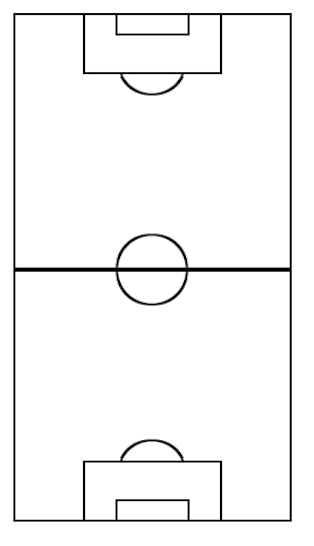
#> input picture flat_football_map.jpg, 314 x 546 px; its folder holds only this picture in this run
$ python -i hough.py   (imports and definitions only)
#> lines starting #> are read from the running program, lines starting #| are printed output that depends on the picture; after the words box and inside, x2 and y2 are one past the last pixel; in counts of white or black regions, pixels touching at a corner belong together
import cv2
import numpy as np
from collections import defaultdict
import math
from homography.homography import detect_pitch_keypoints

def detect_pitch_keypoints_with_fallback(frame):
    """
    Try Hough method first, fallback to original if insufficient keypoints
    """
    # Try Hough method
    image_pts, labels = detect_pitch_keypoints_hough(frame)

    if len(image_pts) >= 4:
        print(f"Hough method found {len(image_pts)} keypoints")
        return image_pts, labels
    else:
        print(f"Hough method only found {len(image_pts)} keypoints, falling back to original method")
        # Fallback to your original detect_pitch_keypoints function
        return detect_pitch_keypoints(frame)

def detect_pitch_keypoints_hough(frame):
    """
    Uses Hough Line Transform to detect field lines, then finds intersections
    to generate the most vital keypoints for robust homography.
    Returns two parallel lists: (image_pts, labels).
    """
    # 1) Detect and filter lines
    lines = detect_field_lines_enhanced(frame)
    if len(lines) < 4:
        return [], []

    # 2) Group similar lines to reduce noise
    grouped_lines = group_similar_lines(lines)

    # 3) Classify lines by orientation
    classified_lines = classify_lines_improved(grouped_lines, frame.shape)

    # 4) Find intersections between different line types
    intersections = find_key_intersections(classified_lines, frame)

    # 5) Map to keypoint labels with strict filtering
    image_pts, labels = map_intersections_to_keypoints_improved(intersections, frame.shape)

    # 6) Remove duplicates and filter
    filtered_pts, filtered_labels = filter_and_deduplicate_keypoints(image_pts, labels, frame.shape)

    return filtered_pts, filtered_labels

def detect_field_lines_enhanced(frame):
    """
    Enhanced line detection with better preprocessing for football pitches
    """
    # Convert to different color spaces for better line detection
    gray = cv2.cvtColor(frame, cv2.COLOR_BGR2GRAY)
    hsv = cv2.cvtColor(frame, cv2.COLOR_BGR2HSV)

    # Create mask for white lines on grass
    # White lines typically have low saturation and high value
    white_mask1 = cv2.inRange(gray, 160, 255)

    # HSV mask for white/light colors
    white_lower = np.array([0, 0, 160])
    white_upper = np.array([180, 60, 255])
    white_mask2 = cv2.inRange(hsv, white_lower, white_upper)

    # Combine masks
    white_mask = cv2.bitwise_or(white_mask1, white_mask2)

    # Morphological operations to clean up
    kernel = cv2.getStructuringElement(cv2.MORPH_RECT, (2, 2))
    white_mask = cv2.morphologyEx(white_mask, cv2.MORPH_CLOSE, kernel)
    # white_mask = cv2.dilate(white_mask, kernel, iterations=1)

    # Edge detection with adaptive thresholds
    edges = cv2.Canny(white_mask, 20, 80, apertureSize=3)

    # Use probabilistic Hough transform for better line detection
    line_segments = cv2.HoughLinesP(edges, 1, np.pi/180,
                                    threshold=40,
                                    minLineLength=30,
                                    maxLineGap=30)

    lines = []
    if line_segments is not None:
        for segment in line_segments:
            x1, y1, x2, y2 = segment[0]

            # Convert to rho-theta format
            if x2 == x1:  # Vertical line
                theta = np.pi / 2
                rho = abs(x1)
            else:
                # Calculate angle and distance
                dx, dy = x2 - x1, y2 - y1
                theta = math.atan2(dy, dx)

                # Normalize theta to [0, pi)
                if theta < 0:
                    theta += np.pi

                # Calculate perpendicular distance from origin
                rho = abs(x1 * math.sin(theta) - y1 * math.cos(theta))

            lines.append((rho, theta))

    return lines

def group_similar_lines(lines, rho_threshold=10, theta_threshold=0.1):
    """
    Group similar lines to reduce duplicates
    """
    if not lines:
        return []

    grouped = []
    used = [False] * len(lines)

    for i, (rho1, theta1) in enumerate(lines):
        if used[i]:
            continue

        # Start a new group
        group_rho = [rho1]
        group_theta = [theta1]
        used[i] = True

        # Find similar lines
        for j, (rho2, theta2) in enumerate(lines):
            if used[j]:
                continue

            # Check if lines are similar
            rho_diff = abs(rho1 - rho2)
            theta_diff = min(abs(theta1 - theta2), np.pi - abs(theta1 - theta2))

            if rho_diff < rho_threshold and theta_diff < theta_threshold:
                group_rho.append(rho2)
                group_theta.append(theta2)
                used[j] = True

        # Average the group to get representative line
        avg_rho = np.mean(group_rho)
        avg_theta = np.mean(group_theta)
        grouped.append((avg_rho, avg_theta))

    return grouped

def classify_lines_improved(lines, frame_shape):
    """
    Improved line classification with stricter angle criteria
    """
    h, w = frame_shape[:2]
    classified = {
        'horizontal': [],
        'vertical': [],
        'center_vertical': []
    }

    for rho, theta in lines:
        angle_deg = math.degrees(theta)

        # Normalize angle to 0-180 range
        if angle_deg > 90:
            angle_deg = 180 - angle_deg

        # Stricter classification
        if angle_deg < 15:  # Horizontal lines (goal lines, penalty box lines)
            classified['horizontal'].append((rho, theta))
        elif angle_deg > 75:  # Vertical lines (sidelines, penalty box sides)
            # Check if it's the center line
            if theta < np.pi/2:
                x_pos = rho / math.cos(theta)
            else:
                x_pos = rho / math.cos(np.pi - theta)

            # Center line detection (within 15% of frame center)
            if abs(x_pos - w/2) < w * 0.15:
                classified['center_vertical'].append((rho, theta))
            else:
                classified['vertical'].append((rho, theta))

    return classified

def find_key_intersections(classified_lines, frame):
    """
    Find key intersections with better filtering
    """
    intersections = []
    h, w = frame.shape[:2]

    # Horizontal-Vertical intersections (corners, penalty box corners)
    for h_line in classified_lines['horizontal']:
        for v_line in classified_lines['vertical']:
            intersection = line_intersection(h_line, v_line)
            if intersection and is_valid_intersection(intersection, (w, h)):
                intersections.append({
                    'point': intersection,
                    'type': 'corner',
                    'lines': [h_line, v_line]
                })

    # Horizontal-Center intersections (center circle intersections)
    for h_line in classified_lines['horizontal']:
        for cv_line in classified_lines['center_vertical']:
            intersection = line_intersection(h_line, cv_line)
            if intersection and is_valid_intersection(intersection, (w, h)):
                intersections.append({
                    'point': intersection,
                    'type': 'center',
                    'lines': [h_line, cv_line]
                })

    return intersections

def is_valid_intersection(point, frame_size):
    """
    Check if intersection point is valid (within frame bounds with margin)
    """
    x, y = point
    w, h = frame_size
    margin = 10

    return (margin < x < w - margin and
            margin < y < h - margin)

def line_intersection(line1, line2):
    """
    Find intersection point of two lines in rho-theta format
    """
    rho1, theta1 = line1
    rho2, theta2 = line2

    # Check if lines are too similar (parallel)
    angle_diff = abs(theta1 - theta2)
    if angle_diff < 0.1 or abs(angle_diff - np.pi) < 0.1:
        return None

    # Convert to cartesian form: ax + by = c
    a1, b1 = math.cos(theta1), math.sin(theta1)
    a2, b2 = math.cos(theta2), math.sin(theta2)
    c1, c2 = rho1, rho2

    # Solve system of equations
    det = a1 * b2 - a2 * b1
    if abs(det) < 1e-6:
        return None

    x = (c1 * b2 - c2 * b1) / det
    y = (a1 * c2 - a2 * c1) / det

    return (int(round(x)), int(round(y)))

def map_intersections_to_keypoints_improved(intersections, frame_shape):
    """
    Map intersections to keypoint labels with strict position criteria
    """
    h, w = frame_shape[:2]
    image_pts = []
    labels = []

    # Group intersections by region to avoid duplicates
    regions = defaultdict(list)

    for intersection in intersections:
        x, y = intersection['point']
        intersection_type = intersection['type']

        # Determine region
        region_x = 'left' if x < w/3 else 'right' if x > 2*w/3 else 'center'
        region_y = 'top' if y < h/3 else 'bottom' if y > 2*h/3 else 'middle'
        region_key = f"{region_y}_{region_x}"

        regions[region_key].append((x, y, intersection_type))

    # Process each region and select best representative point
    for region_key, points in regions.items():
        if not points:
            continue

        # Get the most central point in this region
        if len(points) == 1:
            x, y, int_type = points[0]
        else:
            # Find centroid of points in this region
            xs, ys = zip(*[(p[0], p[1]) for p in points])
            x, y = int(np.mean(xs)), int(np.mean(ys))
            int_type = points[0][2]  # Use type from first point

        # Determine label based on region and type
        label = determine_label_by_region(region_key, int_type, x, y, frame_shape)

        if label:
            image_pts.append((x, y))
            labels.append(label)

    return image_pts, labels

def determine_label_by_region(region_key, intersection_type, x, y, frame_shape):
    """
    Determine keypoint label based on region with strict mapping
    """
    h, w = frame_shape[:2]
    norm_x, norm_y = x / w, y / h

    # Strict region-based labeling
    region_mapping = {
        'top_left': ['TLC', 'TL18MC'],
        'top_right': ['TRC', 'TR18MC'],
        'top_center': ['TCS'],
        'bottom_left': ['BLC', 'BL18MC'],
        'bottom_right': ['BRC', 'BR18MC'],
        'bottom_center': ['BCS'],
        'middle_left': ['LML'],
        'middle_right': ['RML']
    }

    possible_labels = region_mapping.get(region_key, [])

    if not possible_labels:
        return None

    # Select most appropriate label based on exact position
    if intersection_type == 'corner':
        # For corner intersections, prefer main corners if near edges
        if norm_x < 0.2 and norm_y < 0.2:
            return 'TLC'
        elif norm_x > 0.8 and norm_y < 0.2:
            return 'TRC'
        elif norm_x < 0.2 and norm_y > 0.8:
            return 'BLC'
        elif norm_x > 0.8 and norm_y > 0.8:
            return 'BRC'
        # Otherwise, penalty box corners
        elif 'TL18MC' in possible_labels and 0.15 < norm_x < 0.45 and 0.15 < norm_y < 0.4:
            return 'TL18MC'
        elif 'TR18MC' in possible_labels and 0.55 < norm_x < 0.85 and 0.15 < norm_y < 0.4:
            return 'TR18MC'
        elif 'BL18MC' in possible_labels and 0.15 < norm_x < 0.45 and 0.6 < norm_y < 0.85:
            return 'BL18MC'
        elif 'BR18MC' in possible_labels and 0.55 < norm_x < 0.85 and 0.6 < norm_y < 0.85:
            return 'BR18MC'
        # Middle sideline points
        elif 'LML' in possible_labels and norm_x < 0.2 and 0.4 < norm_y < 0.6:
            return 'LML'
        elif 'RML' in possible_labels and norm_x > 0.8 and 0.4 < norm_y < 0.6:
            return 'RML'

    elif intersection_type == 'center':
        # Center circle intersections
        if 0.45 < norm_x < 0.55:
            if norm_y < 0.45:
                return 'TCS'
            elif norm_y > 0.55:
                return 'BCS'

    return None

def filter_and_deduplicate_keypoints(image_pts, labels, frame_shape, min_distance=30):
    """
    Remove duplicate keypoints that are too close to each other
    """
    if not image_pts:
        return [], []

    h, w = frame_shape[:2]
    filtered_pts = []
    filtered_labels = []

    # Group points by label
    label_groups = defaultdict(list)
    for i, (pt, label) in enumerate(zip(image_pts, labels)):
        label_groups[label].append((i, pt))

    # For each label, keep only the best representative point
    for label, points in label_groups.items():
        if len(points) == 1:
            idx, pt = points[0]
            filtered_pts.append(pt)
            filtered_labels.append(label)
        else:
            # Multiple points with same label - keep the most central one
            # or the one closest to expected position
            expected_pos = get_expected_position(label, frame_shape)

            if expected_pos:
                # Keep point closest to expected position
                best_idx = min(points, key=lambda x:
                    math.sqrt((x[1][0] - expected_pos[0])**2 + (x[1][1] - expected_pos[1])**2))
                filtered_pts.append(best_idx[1])
                filtered_labels.append(label)
            else:
                # Keep first point if no expected position
                filtered_pts.append(points[0][1])
                filtered_labels.append(label)

    # Final edge filtering
    final_pts = []
    final_labels = []

    for (x, y), label in zip(filtered_pts, filtered_labels):
        if 5 < x < w-5 and 5 < y < h-5:
            final_pts.append((x, y))
            final_labels.append(label)

    return final_pts, final_labels

# [70 lines left out: functions get_expected_position, debug_line_detection, not called in this run]

>>> import cv2
>>> picture = cv2.imread('../flat_football_map.jpg')
#> picture is the input picture: shape (546, 314, 3); min 0, max 255, mean 245.3
>>> result = detect_pitch_keypoints_with_fallback(picture)
#> in detect_field_lines_enhanced, `hsv = cv2.cvtColor(frame, cv2.COLOR_BGR2HSV)`: hsv: shape (546, 314, 3); mean H, S, V 0, 0, 245.3
#> in detect_field_lines_enhanced, `white_mask1 = cv2.inRange(gray, 160, 255)`:
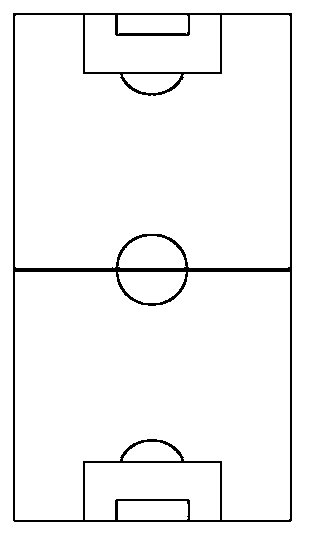
#> white_mask1: shape (546, 314); 96% white; black in thin lines or dots, all inside (x1, y1, x2, y2) = (13, 13, 292, 522)
#> in detect_field_lines_enhanced, `white_mask = cv2.morphologyEx(white_mask, cv2.MORPH_CLOSE, kernel)`:
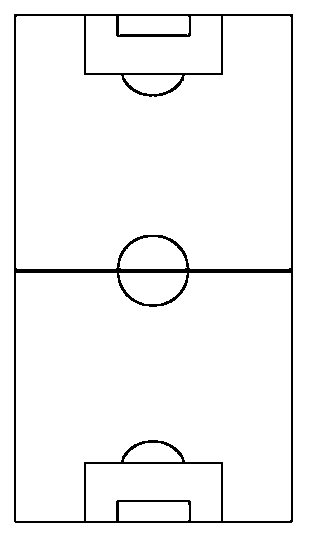
#> white_mask: shape (546, 314); 96% white; black in thin lines or dots, all inside (x1, y1, x2, y2) = (14, 14, 293, 523)
#> in detect_field_lines_enhanced, `edges = cv2.Canny(white_mask, 20, 80, apertureSize=3)`:
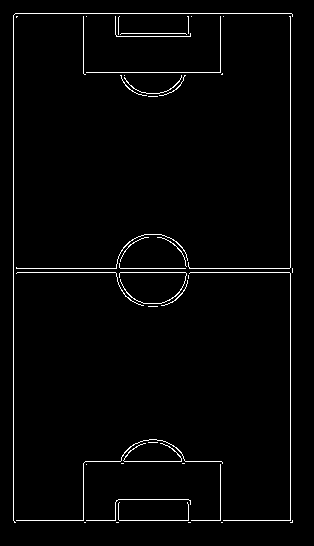
#> edges: shape (546, 314); 2.2% white in thin lines or dots, all inside (x1, y1, x2, y2) = (13, 13, 293, 523)
#> in detect_field_lines_enhanced, `line_segments = cv2.HoughLinesP(edges, 1, np.pi/180, threshold=40, min..`: line_segments = 13 rows, first 6: [13, 520, 13, 15], [290, 522, 290, 13], [15, 13, 291, 13], [16, 268, 292, 268], [16, 520, 292, 520], [17, 272, 292, 272]
#> the loop in detect_field_lines_enhanced, `for segment in line_segments:` made 13 passes
#> (x1, y1, x2, y2, dx, theta, rho) on passes 3, 4, 5, 6, 7, 8, 11, 12, 13: (15, 13, 291, 13, 276, 0, 13), (16, 268, 292, 268, 276, 0, 268), (16, 520, 292, 520, 276, 0, 520), (17, 272, 292, 272, 275, 0, 272), (83, 72, 220, 72, 137, 0, 72), (85, 461, 221, 461, 136, 0, 461), (116, 36, 220, 36, 104, 0, 36), (118, 499, 188, 499, 70, 0, 499), (115, 33, 220, 33, 105, 0, 33)
#> (x1, y1, x2, y2, theta, rho) on passes 1, 2, 9, 10: (13, 520, 13, 15, 1.57, 13), (290, 522, 290, 13, 1.57, 290), (83, 73, 83, 16, 1.57, 83), (220, 519, 220, 464, 1.57, 220)
#> after the loop in detect_field_lines_enhanced, `for segment in line_segments:`: lines = [(13, 1.57), (290, 1.57), (13, 0), (268, 0), (520, 0), (272, 0), (72, 0), (461, 0), (83, 1.57), (220, 1.57), (36, 0), (499, 0), (33, 0)]
#> in group_similar_lines, `used = [False] * len(lines)`: used = [False, False, False, False, False, False, False, False, False, False, False, False, False]
#> the loop in group_similar_lines, `for i, (rho1, theta1) in enumerate(lines):` made 13 passes
#> (rho1, theta1, avg_rho, avg_theta) on passes 1, 2, 3, 4, 5, 7, 8, 9, 10, 11, 12: (13, 1.57, 13, 1.57), (290, 1.57, 290, 1.57), (13, 0, 13, 0), (268, 0, 270, 0), (520, 0, 520, 0), (72, 0, 72, 0), (461, 0, 461, 0), (83, 1.57, 83, 1.57), (220, 1.57, 220, 1.57), (36, 0, 34.5, 0), (499, 0, 499, 0)
#> after the loop in group_similar_lines, `for i, (rho1, theta1) in enumerate(lines):`: grouped = [(13, 1.57), (290, 1.57), (13, 0), (270, 0), (520, 0), (72, 0), (461, 0), (83, 1.57), (220, 1.57), (34.5, 0), (499, 0)]; used = [True, True, True, True, True, True, True, True, True, True, True, True, True]
#> in detect_pitch_keypoints_hough, `grouped_lines = group_similar_lines(lines)`: grouped_lines has the same summary as grouped in group_similar_lines
#> the loop in classify_lines_improved, `for rho, theta in lines:` made 11 passes
#> (rho, theta, angle_deg, x_pos) on passes 1, 2, 8, 9: (13, 1.57, 90, 2.12e+17), (290, 1.57, 90, 4.74e+18), (83, 1.57, 90, 1.36e+18), (220, 1.57, 90, 3.59e+18)
#> (rho, theta, angle_deg) on passes 3, 4, 5, 6, 7, 10: (13, 0, 0), (270, 0, 0), (520, 0, 0), (72, 0, 0), (461, 0, 0), (34.5, 0, 0)
#> in detect_pitch_keypoints_hough, `classified_lines = classify_lines_improved(grouped_lines, frame.shape)`: classified_lines = {'horizontal': [(13, 0), (270, 0), (520, 0), (72, 0), (461, 0), (34.5, 0), (499, 0)], 'vertical': [(13, 1.57), (290, 1.57), (83, 1.57), (220, 1.57)], 'center_vertical': []}
#> the loop in find_key_intersections, `for h_line in classified_lines['horizontal']:` made 7 passes
#> h_line on passes 1 to 7: (13, 0), (270, 0), (520, 0), (72, 0), (461, 0), (34.5, 0), (499, 0)
#> after the loop in find_key_intersections, `for h_line in classified_lines['horizontal']:`: intersections = 16 items
#> the loop in find_key_intersections, `for h_line in classified_lines['horizontal']:` made 7 passes
#> the loop in map_intersections_to_keypoints_improved, `for intersection in intersections:` made 16 passes
#> (x, y) on pass 1: (13, 13)
#> the loop in filter_and_deduplicate_keypoints, `for i, (pt, label) in enumerate(zip(image_pts, labels)):` made 4 passes
#> (pt, label) on passes 1 to 4: ((39, 48), 'TLC'), ((39, 255), 'LML'), ((270, 48), 'TRC'), ((270, 255), 'RML')
#| Hough method found 4 keypoints
